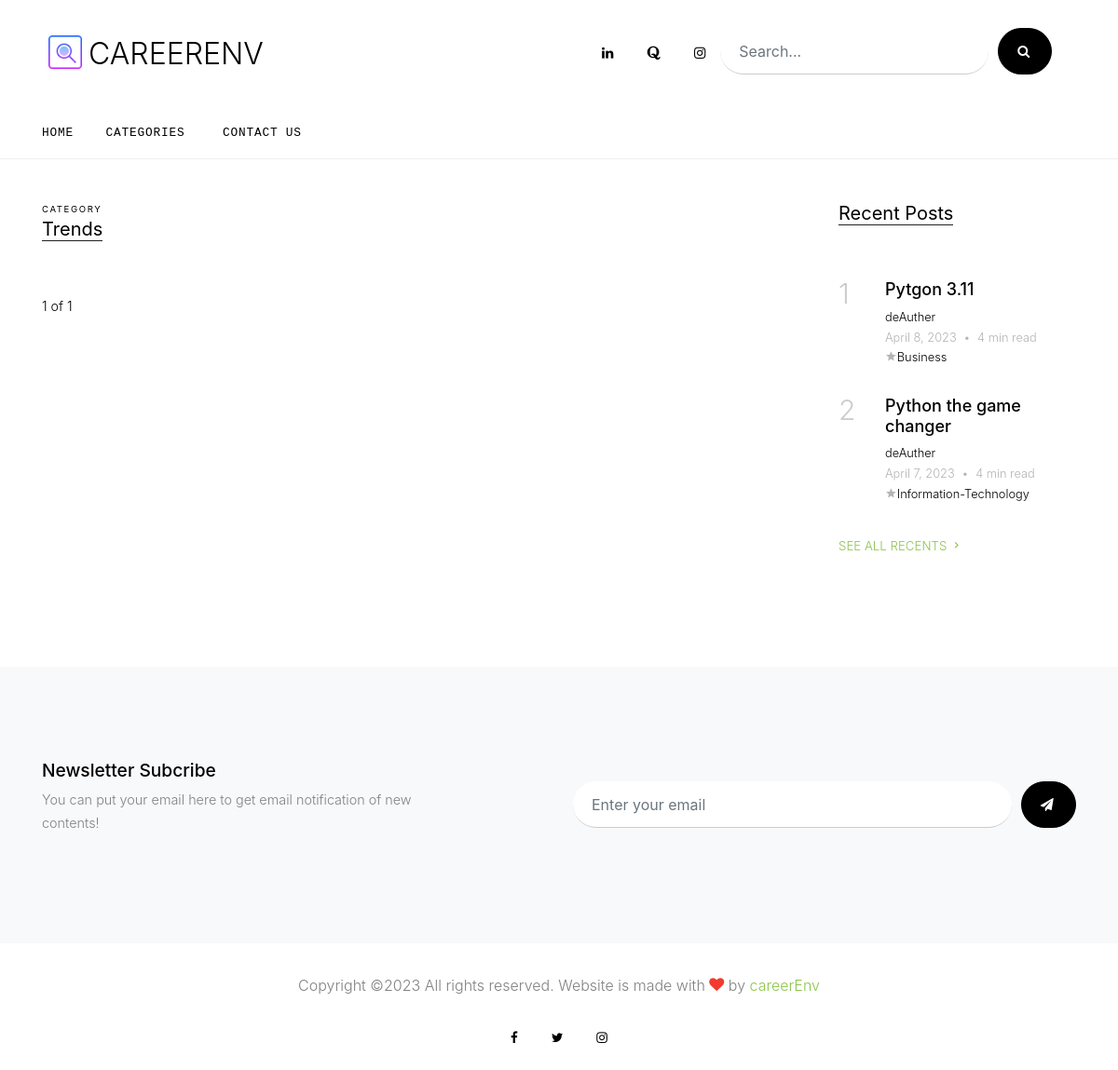
The page /trending/ on the database its author committed.
### blog/models.py (models this page shows, shortened)
class Blog(models.Model):
    previous = models.TextField(null=True, blank=True)
    featured = models.BooleanField(default=False)
    trending = models.BooleanField(default=False)
    editorspick = models.BooleanField(default=False)
    center =  models.BooleanField(default=False)
    banner = models.TextField(null=True, blank=True)
    heading = models.CharField(max_length=200, blank=True, null=True)
    header = models.TextField(null=True, blank=True)
    ytswitch = models.BooleanField(default=False)
    ytlink = models.TextField(null=True, blank=True)
    credit0 = models.CharField(max_length=100, null=True, blank=True)
    linkd1 = models.TextField(null=True, blank=True)
    link1 = models.TextField(null=True, blank=True)
    h1 = models.CharField(max_length=200, null=True, blank=True)
    p1 = models.TextField(null=True, blank=True)
    qt1 = models.TextField(null=True, blank=True)
    pic1 = models.TextField(null=True, blank=True)
    credit1 = models.CharField(max_length=100, null=True, blank=True)
    linkd2 = models.TextField(null=True, blank=True)
    link2 = models.TextField(null=True, blank=True)
    h2 = models.CharField(max_length=200, null=True, blank=True)
    p2 = models.TextField(null=True, blank=True)
    qt2 = models.TextField(null=True, blank=True)
    pic2 = models.TextField(null=True, blank=True)
    credit2 = models.CharField(max_length=100, null=True, blank=True)
    linkd3 = models.TextField(null=True, blank=True)
    link3 = models.TextField(null=True, blank=True)
    h3 = models.CharField(max_length=200, null=True, blank=True)
    p3 = models.TextField(null=True, blank=True)
    qt3 = models.TextField(null=True, blank=True)
    pic3 = models.TextField(null=True, blank=True)
    credit3 = models.CharField(max_length=100, null=True, blank=True)
    linkd4 = models.TextField(null=True, blank=True)
    link4 = models.TextField(null=True, blank=True)
    h4 = models.CharField(max_length=200, null=True, blank=True)
    p4 = models.TextField(null=True, blank=True)
    qt4 = models.TextField(null=True, blank=True)
    pic4 = models.TextField(null=True, blank=True)
    credit4 = models.CharField(max_length=100, null=True, blank=True)
    linkd5 = models.TextField(null=True, blank=True)
    link5 = models.TextField(null=True, blank=True)
    h5 = models.CharField(max_length=200, null=True, blank=True)
    p5 = models.TextField(null=True, blank=True)
    qt5 = models.TextField(null=True, blank=True)
    pic5 = models.TextField(null=True, blank=True)
    credit5 = models.CharField(max_length=100, null=True, blank=True)
    linkd6 = models.TextField(null=True, blank=True)
    link6 = models.TextField(null=True, blank=True)
    footer = models.TextField(null=True, blank=True)
    linkd7 = models.TextField(null=True, blank=True)
    link7 = models.TextField(null=True, blank=True)
    date = models.DateField()
    category = models.ForeignKey(Category, on_delete=models.CASCADE)
    slug = models.SlugField(max_length=200)
    next = models.TextField(null=True, blank=True)
    timetoread = models.CharField(blank=True, null=True, max_length=50)
    class Meta:
        ordering = ['-date']
    def get_blog(self):
        return reverse('blog', args=[self.category.slug, self.slug])

class Category(models.Model):
    category = models.CharField(max_length=100, null=True)
    slug = models.SlugField(max_length=100, unique=True)
    def __str__(self):
        return self.category
    def get_category(self):
        return reverse('category', args=[self.slug])

### blog/views.py (the view)
# urls.py: path('trending/', views.trends, name='trends'),
def trends(request):
    category = Category.objects.all()
    trend = Blog.objects.filter(trending=True)
    recent = Blog.objects.all()
    path = request.path
    p = Paginator(trend, 10)
    total = p.num_pages
    page_num = int(request.GET.get('page', 1))
    try:
        page = p.page(page_num)
    except EmptyPage:
        return redirect('home')
    return render(request, 'categories.html', {'blogs':page, 'category':category, 'recent':recent, 'path':path, 'total':total, 'name':'Trends'})

### templates/categories.html (shortened to what this page needs)
{% extends 'base.html' %}
{% block content %}
     <div class="site-section">
      <div class="container">
        <div class="row">
          <div class="col-lg-9">
            <div class="section-title">
                {% if name %}
              <span class="caption d-block small">Category</span>
              <h2>{{name | capfirst}}</h2>
              {% endif %}
            </div>
           <div class="row">
          <div class="col-lg-6">
            <ul class="custom-pagination list-unstyled">
                {% if blogs.number %}
              <li class="active">{{blogs.number}} of {{total}}</a></li>
              {% endif %}
            </ul>
          </div>
        </div>
          </div>
          <div class="col-lg-3">
            <div class="section-title">
              <h2>Recent Posts</h2>
            </div>
            {% for blog in recent %}
            {% if forloop.counter < 7 %}
            <div class="trend-entry d-flex">
              <div class="number align-self-start">{{forloop.counter}}</div>
              <div class="trend-contents">
                <h2><a href="{{blog.get_blog}}">{{blog.heading}}</a></h2>
                <div class="post-meta">
                  <span class="d-block"><a href="#">deAuther</a></span>
                  <span class="date-read">{{blog.date}} <span class="mx-1">&bullet;</span> {{blog.timetoread}} min read <span class="icon-star2"></span><a href="{{blog.get_category}}">{{blog.category}}</a></span>
                </div>
              </div>
            </div>
           {% endif %}
           {% endfor %}
            <p>
              <a href="{% url 'recents' %}" class="more">See All Recents <span class="icon-keyboard_arrow_right"></span></a>
            </p>
          </div>
        </div>
      </div>
    </div>
    {% endblock %}

### templates/base.html (shortened to what this page needs)
{% load static %}
<!DOCTYPE html>
<html lang="en">
<head>
  <link rel="stylesheet" href="{% static 'fonts/icomoon/style.css' %}">
  <link rel="stylesheet" href="{% static 'css/bootstrap.min.css' %}">
  <link rel="stylesheet" href="{% static 'css/jquery-ui.css' %}">
  <link rel="stylesheet" href="{% static 'css/owl.carousel.min.css' %}">
  <link rel="stylesheet" href="{% static 'css/owl.theme.default.min.css' %}">
  <link rel="stylesheet" href="{% static 'css/owl.theme.default.min.css' %}">
  <link rel="stylesheet" href="{% static 'css/jquery.fancybox.min.css' %}">
  <link rel="stylesheet" href="{% static 'css/bootstrap-datepicker.css' %}">
  <link rel="stylesheet" href="{% static 'fonts/flaticon/font/flaticon.css' %}">
  <link rel="stylesheet" href="{% static 'css/aos.css' %}">
  <link href="{% static 'css/jquery.mb.YTPlayer.min.css' %}" media="all" rel="stylesheet" type="text/css">
  <link rel="stylesheet" href="{% static 'css/style.css' %}">
</head>
<body data-spy="scroll" data-target=".site-navbar-target" data-offset="300">
  <div class="site-wrap">
    <div class="header-top">
      <div class="container">
        <div class="row align-items-center">
          <div class="col-12 col-lg-6 d-flex">
            <a href="{% url 'home' %}"><img style="height: 50px; width: 50px;" src="{% static 'logo.png' %}" alt="logo"></a>
            <a href="{% url 'home' %}" class="site-logo">
              CAREERENV
            </a>
          </div>
          <div class="row col-12 col-lg-6 ml-auto d-flex">
            <div class="top-social ">
              <a href="https://www.linkedin.com/in/careerenv/" class="d-inline-block p-3"><span class="icon-linkedin"></span></a>
                <a href="https://www.quora.com/profile/Careerenv-1" class="d-inline-block p-3"><span class="icon-quora"></span></a>
                <a href="https://www.instagram.com/de_auther/" class="d-inline-block p-3"><span class="icon-instagram"></span></a>
            </div>
            <form action="{% url 'search' %}" method="post" class="search-form d-inline-block">
              <div class="d-flex">
                <input name="query" type="text" class="form-control" placeholder="Search...">
                <button type="submit" class="btn btn-secondary" ><span class="icon-search"></span></button>
              </div>
            </form>
          </div>
        </div>
      </div>
      <div class="site-navbar py-2 js-sticky-header site-navbar-target d-none pl-0 d-lg-block" role="banner">
      <div class="container">
        <div class="d-flex align-items-center">
          <div class="mr-auto">
            <nav class="site-navigation position-relative text-right" role="navigation">
              <ul class="site-menu main-menu js-clone-nav mr-auto d-none pl-0 d-lg-block">
                <li class="active">
                  <a href="{% url 'home' %}" class="nav-link text-left">Home</a>
                </li>
                <li class="dropdown">
                 <a href="" class="nav-link text-left"  >Categories</a>
            </li>
                <li><a href="{% url 'about' %}" class="nav-link ">Contact Us</a></li>
              </ul>
            </nav>
          </div>
        </div>
      </div>
    </div>
    </div>
    {% block content %}
    {% endblock %}
    <div class="site-section subscribe bg-light">
        <div class="container">
          <form action="{% url 'home' %}" method="post" class="row align-items-center">
            <div class="col-md-5 mr-auto">
              <h2>Newsletter Subcribe</h2>
              <p>You can put your email here to get email notification of new contents!</p>
            </div>
            <div class="col-md-6 ml-auto">
              <div class="d-flex">
                <input type="email" name="email" class="form-control" placeholder="Enter your email">
                <button type="submit" class="btn btn-secondary" ><span class="icon-paper-plane"></span></button>
              </div>
            </div>
          </form>
        </div>
      </div>
      <div class="footer">
        <div class="container">
          <div class="row">
            <div class="col-12">
              <div class="copyright">
                  <p>
                      Copyright &copy;<script>document.write(new Date().getFullYear());</script> All rights reserved. Website is made with <i class="icon-heart text-danger" aria-hidden="true"></i> by <a href="https://colorlib.com" target="_blank" >careerEnv</a>
                      </p>
              </div>
              <div class=" top-social">
              <a href="#" class="d-inline-block p-3"><span class="icon-facebook"></span></a>
                <a href="#" class="d-inline-block p-3"><span class="icon-twitter"></span></a>
                <a href="https://www.instagram.com/de_auther/" class="d-inline-block p-3"><span class="icon-instagram"></span></a>
            </div>
            </div>
          </div>
        </div>
      </div>
    </div>
  </body>
  </html>

### templates/base.html (style rules this page uses)
p { font-size: 16px; }
.dropdown { position: relative; display: inline-block; }

### rows shown on the page
Blog: heading "Pytgon 3.11", date "April 8, 2023", timetoread "4", category "Business"
Blog: heading "Python the game changer", date "April 7, 2023", timetoread "4", category "Information-Technology"

### other values the page prints
{{ name | capfirst }} "Trends"
{{ blogs.number }} "1"
{{ total }} "1"
